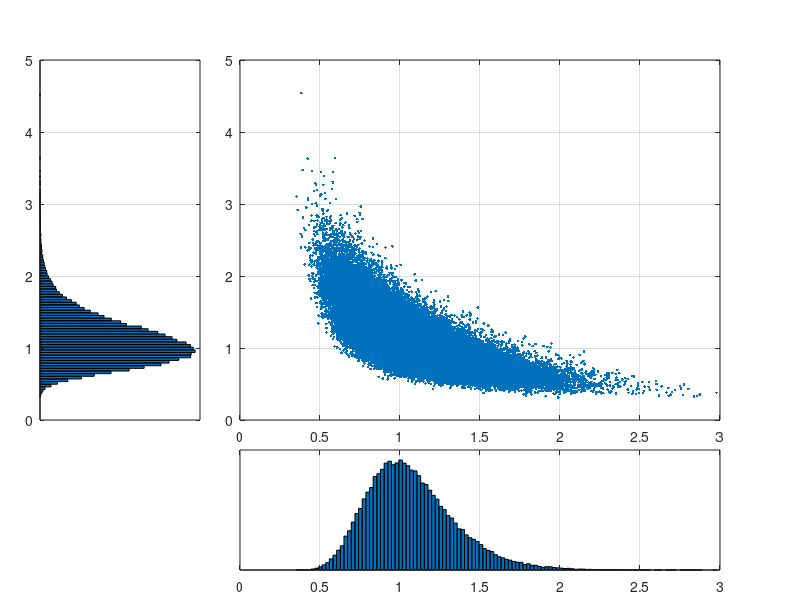
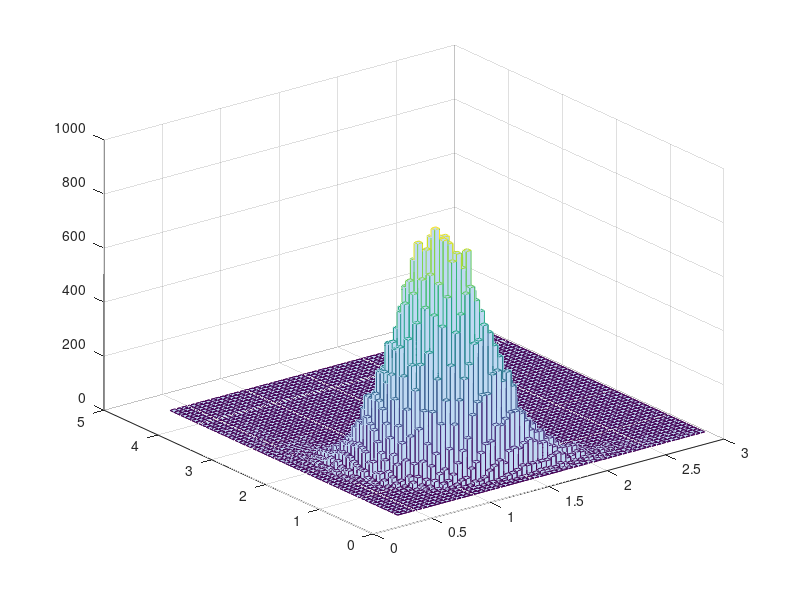

MATLAB code to generate these figures, in order:
% this script simulates a bivariate lognormal distribution
% it shows its pdf as proxied by the 3-D histogram
% it computes the summary statistics of the market
% see "Risk and Asset Allocation"-Springer (2005), by A. Meucci


clc; clear; close all
%%%%%%%%%%%%%%%%%%%%%%%%%%%%%%%%%%%%%%%%%%%%%%%%%%%%%%%%%%%%%%%%%%%%%%%%%%%%%%%%%%%%%%%%%%%%%%%%%%%%%%%%%%%%%%%%%%%%%%%%%%%%%%%%%%%%%%%%%%%
% input parameters

Mu=[0.04 0.05]';
s=[.25 .30]';
r=-.8;

LinCombination=[1 -2]';

NumSimulations=100000;
%%%%%%%%%%%%%%%%%%%%%%%%%%%%%%%%%%%%%%%%%%%%%%%%%%%%%%%%%%%%%%%%%%%%%%%%%%%%%%%%%%%%%%%%%%%%%%%%%%%%%%%%%%%%%%%%%%%%%%%%%%%%%%%%%%%%%
Sigma=[s(1)^2     r*s(1)*s(2)
    r*s(1)*s(2)    s(2)^2];

% generate sample
Y = mvnrnd(Mu,Sigma,NumSimulations);
X = exp(Y);

%%%%%%%%%%%%%%%%%%%%%%%%%%%%%%%%%%%%%%%%%%%%%%%%%%%%%%%%%%%%%%%%%%%%%%%%%%%%%%%%%%%%%%%%%%%%%%%%%%%%%%%%%%%%%%%%%%%%%
% plots

figure 
% marginals
NumBins=round(10*log(NumSimulations));

subplot('Position',[.05 .3 .2 .6]) 
[n,D]=hist(X(:,2),NumBins);
barh(D,n,1);
[y_lim]=get(gca,'ylim')
set(gca,'xtick',[])
grid on

subplot('Position',[.3 .05 .6 .2]) 
[n,D]=hist(X(:,1),NumBins);
bar(D,n,1);
[x_lim]=get(gca,'xlim')
set(gca,'ytick',[])
grid on

% scatter plot
subplot('Position',[.3 .3 .6 .6]) 
h=plot(X(:,1),X(:,2),'.');
set(gca,'xlim',x_lim,'ylim',y_lim)
grid on


% histogram (~rescaled pdf)
NumBins3d=round(sqrt(NumSimulations)/5);
figure
hist3(X,[NumBins3d NumBins3d]);

%%%%%%%%%%%%%%%%%%%%%%%%%%%%%%%%%%%%%%%%%%%%%%%%%%%%%%%%%%%%%%%%%%%%%%%%%%%%%%%%%%%%%%%%%%%%%%%%%%%%%%%%%%%%%%%%%%%%%
% compute summary statistics (analytical and sample-based)
Expected_Value=exp(Mu+.5*diag(Sigma))'
Covariance=exp(Mu+.5*diag(Sigma))*exp(Mu+.5*diag(Sigma))'.*(exp(Sigma)-1);
Standard_Deviation=sqrt(diag(Covariance))'
Correlation=Covariance(1,2)/(sqrt(Covariance(1,1)*Covariance(2,2)))

Sample_Mean=mean(X)
Sample_Covariance=cov(X);
Sample_Standard_Deviation=sqrt(diag(Sample_Covariance))'
Sample_Correlation=Sample_Covariance(1,2)/(sqrt(Sample_Covariance(1,1)*Sample_Covariance(2,2)))

